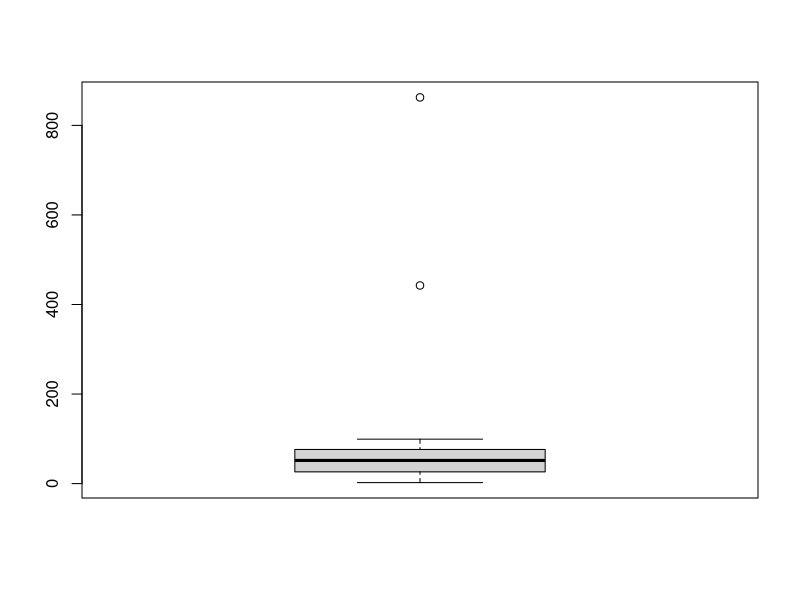

This figure's R source: (Note: this script raises an error after producing the figure.)
## ---- chunk 1
knitr::opts_chunk$set(echo = FALSE)
## ---- chunk 2
set.seed(42)
data <- sample(2.25:100, , replace = FALSE)
data[c(20,35)] <- data[c(20,25)] *10
data

boxplot(data)
data_copy <- data
## ---- chunk 3
quat <- as.numeric(quantile(data, probs = c(0.25, 0.5, 0.75)))

df <- as.data.frame(t(quat))

names(df) <- paste0('Q', 1:length(quat))
rownames(df) <- "stats"
df$IQR <- df$Q3 - df$Q1
df$LowerLim = df$Q1 - 1.5*df$IQR
df$UpperLim = df$Q3 + 1.5*df$IQR
df
## ---- chunk 4
(d_out <- data.frame(x = data, outlier = data < df$LowerLim | data > df$UpperLim))

## ---- chunk 5
data[d_out$outlier]
## ---- chunk 6
(bxpt <- boxplot(data, range = 1.5, plot = FALSE)) # we do not plot
## ---- chunk 7
# find all outliers
data[d_out$outlier] <- NA # or x[x %in% bxpt$out]
data[d_out$outlier] <- mean(x, na.rm = TRUE)

# boxplot of imputed x
par(mfrow = c(1, 2))
boxplot(data_copy, main = "Before\nhandling outliers", cex.main = 0.7)
boxplot(data, main = "After\nhandling outliers", col = "lightskyblue", cex.main = 0.7)
## ---- chunk 8
fre <- c(Female=45, Children=20, Male=15)
barplot_values<-barplot(fre, col = rainbow(length(names(fre))), space = 0.001, legend.text = names(fre),ylim = c(0, max(fre) * 1.2) 
       )

text(x = barplot_values, y = fre, labels = fre, pos = 3, cex = 0.8, col = "black")

## ---- chunk 9
par(mfrow = c(1, 2))
hist(iris$Sepal.Length, probability = T)
lines(density(iris$Sepal.Length), col="red", lwd=1.5)
plot(iris$Petal.Length,iris$Petal.Width, pch=16, col='lightskyblue')
lines(0:10, lty = 2, lwd = 2)
